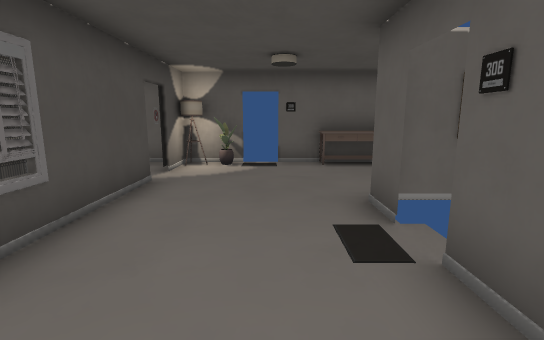
view 1 (above)

12 first-person views from a walk through a scene from a Unity 3-D project. The camera is 1.3 m above the floor, tilts 10° down and sees 85° across. Doors are open. The floor is counted in squares, 1 m on a side. Each view is taken from the middle of a square. On the plan, view 1 faces up. The plan holds only what a view shows up to about 14 squares ahead; the rest is blank. The player is left out.

view 2
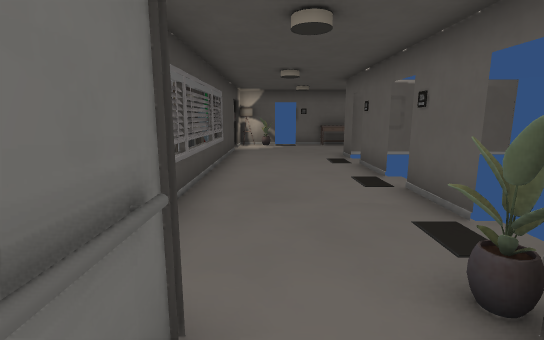

view 3
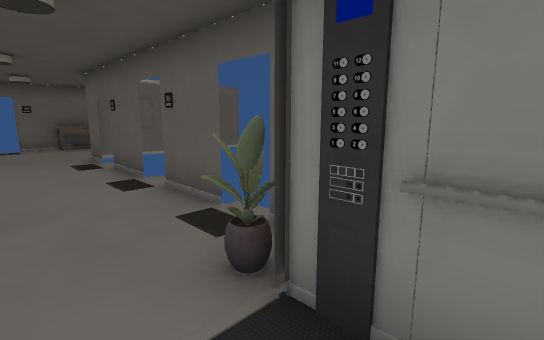

view 4
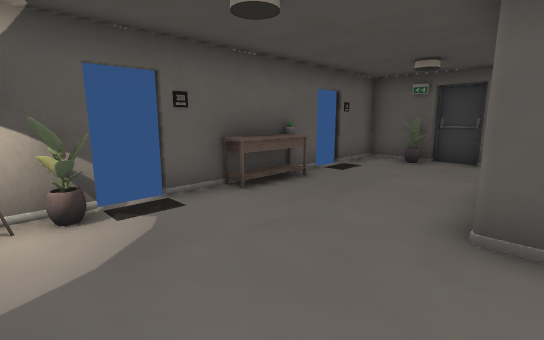

view 5
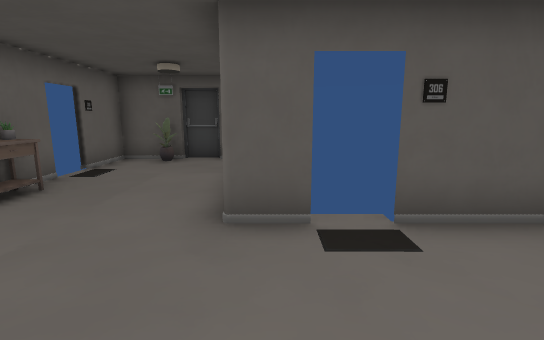

view 6
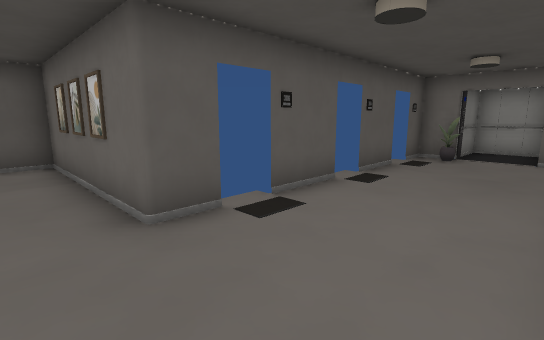

view 7
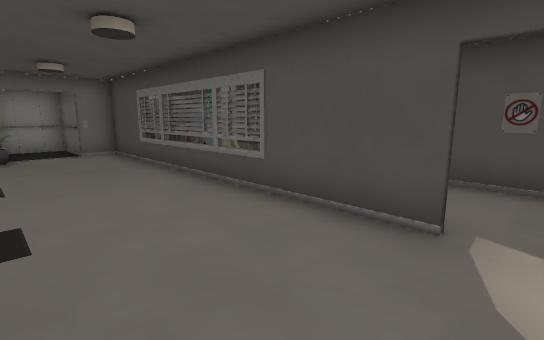

view 8
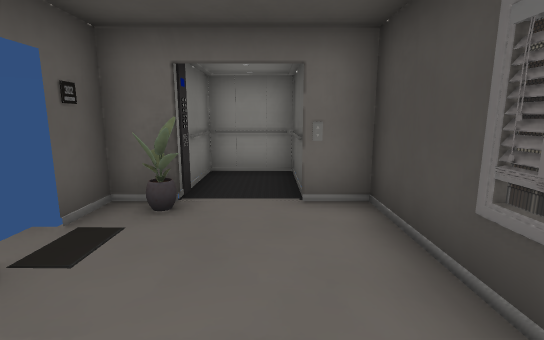

view 9
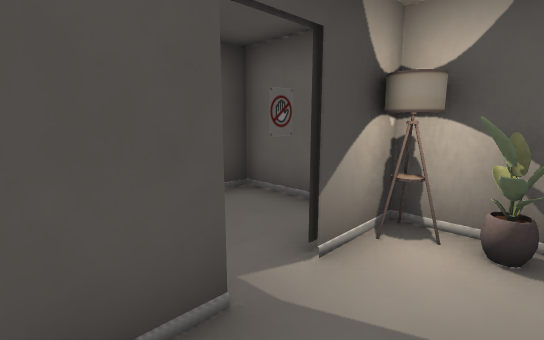

view 10
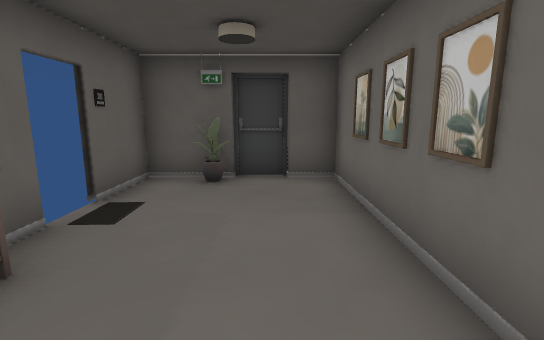

view 11
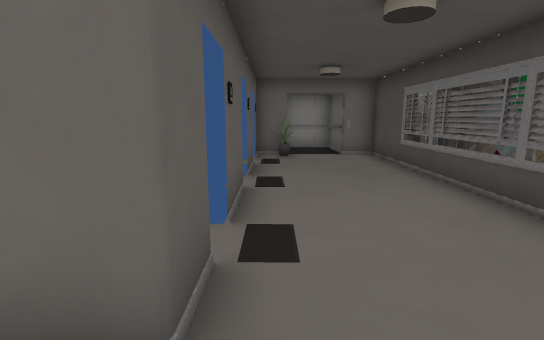

view 12
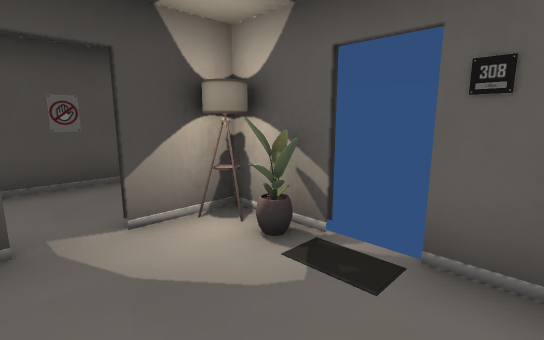

### Floor plan
Points are (right, up) in squares from view 1. A wall is a line through its corners. A room is listed if a view was taken in it or the views show most of it. See-through windows are left out.
Room 1 (views 1, 4, 5, 6, 7, 8, 9, 10, 11, 12)
walls: (1.5, 3.5) (1.5, 4.6) (7.4, 4.6) (7.4, 5.8); (1.5, 0.5) (1.5, 2.5); (-2.6, 3.7) (-3.6, 3.4); (-2.5, 6.1) (-2.5, -4.5) (-1.4, -4.5); (-3.8, 1.9) (-3.8, -2.7); (4.5, 8.7) (-2.4, 8.7); (-2.5, 8.8) (-2.5, 7.4); (1.5, -2.5) (1.5, -0.5); (7.7, 5.6) (7.7, 6.9); (7.4, 6.8) (7.4, 8.7) (6.4, 8.7)
ways out: open door at (-0.5, -4.5) to room 2; open door at (-3, 6) to room 3; open door at (-2, 7) to room 3; open door at (1.5, -3) to room 4; open door at (-0.5, 9); open door at (1.5, 0); open door at (1.5, 3); open door at (5, 9)
objects: other object (-2, -5); other object (-2, 8); other object (-1, 8); other object (1, 9); other object (2, -1); other object (2, 2); other object (2, 8) to (3, 8); other object (3, 5); other object (4, 5); other object (6, 5); other object (6, 9); other object (7, 7)
Room 2 (views 2, 3)
walls: (-1.4, -4.5) (-1.4, -7.2) (0.5, -7.2) (0.5, -4.5)
ways out: open door at (-0.5, -4.5) to room 1
Room 3 (no view inside)
walls: (-2.4, 8.7) (-5.4, 8.7) (-5.4, 5.4)
ways out: open door at (-3, 6) to room 1; open door at (-2, 7) to room 1
objects: other object (-3, 7)
Room 4 (no view inside)
walls: (0.5, -4.5) (1.5, -4.5) (1.5, -3.4)
ways out: open door at (1.5, -3) to room 1
objects: other object (1, -4); other object (2, -4)

Positions as (right, up) in squares from view 1, and headings:
1: (0, 0), facing up
2: (-1, -6), facing up
3: (-1, -6), facing up-right
4: (-2, 4), facing up-right
5: (-2, 4), facing right
6: (-2, 6), facing down-right
7: (1, 7), facing down-left
8: (-1, 0), facing down
9: (-1, 5), facing up-left
10: (1, 6), facing right
11: (1, 6), facing down
12: (1, 6), facing up-left
